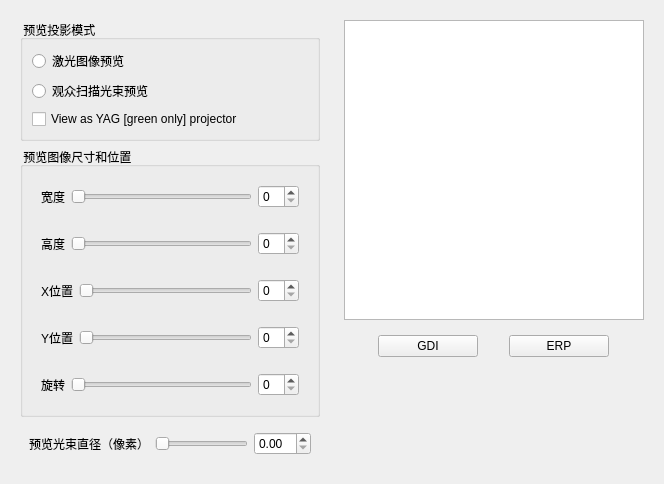
         <widget class="QWidget" name="tab_2">
          <attribute name="title">
           <string>预览</string>
          </attribute>
          <layout class="QHBoxLayout" name="horizontalLayout_11">
           <item>
            <widget class="QWidget" name="widget_19" native="true">
             <layout class="QVBoxLayout" name="verticalLayout_13">
              <item>
               <widget class="QGroupBox" name="groupBox_7">
                <property name="minimumSize">
                 <size>
                  <width>300</width>
                  <height>0</height>
                 </size>
                </property>
                <property name="title">
                 <string> 预览投影模式</string>
                </property>
                <layout class="QVBoxLayout" name="verticalLayout_14">
                 <item>
                  <widget class="QRadioButton" name="radioButton">
                   <property name="text">
                    <string>激光图像预览</string>
                   </property>
                  </widget>
                 </item>
                 <item>
                  <widget class="QRadioButton" name="radioButton_2">
                   <property name="text">
                    <string>观众扫描光束预览</string>
                   </property>
                  </widget>
                 </item>
                 <item>
                  <widget class="QCheckBox" name="checkBox">
                   <property name="text">
                    <string>View as YAG [green only] projector</string>
                   </property>
                  </widget>
                 </item>
                </layout>
               </widget>
              </item>
              <item>
               <widget class="QGroupBox" name="groupBox_8">
                <property name="title">
                 <string> 预览图像尺寸和位置</string>
                </property>
                <layout class="QVBoxLayout" name="verticalLayout_15">
                 <item>
                  <widget class="QWidget" name="widget_21" native="true">
                   <layout class="QHBoxLayout" name="horizontalLayout_13">
                    <item>
                     <widget class="QLabel" name="label_4">
                      <property name="text">
                       <string>宽度</string>
                      </property>
                     </widget>
                    </item>
                    <item>
                     <widget class="QSlider" name="horizontalSlider_3">
                      <property name="orientation">
                       <enum>Qt::Horizontal</enum>
                      </property>
                     </widget>
                    </item>
                    <item>
                     <widget class="QSpinBox" name="spinBox"/>
                    </item>
                   </layout>
                  </widget>
                 </item>
                 <item>
                  <widget class="QWidget" name="widget_22" native="true">
                   <layout class="QHBoxLayout" name="horizontalLayout_14">
                    <item>
                     <widget class="QLabel" name="label_5">
                      <property name="text">
                       <string>高度</string>
                      </property>
                     </widget>
                    </item>
                    <item>
                     <widget class="QSlider" name="horizontalSlider_4">
                      <property name="orientation">
                       <enum>Qt::Horizontal</enum>
                      </property>
                     </widget>
                    </item>
                    <item>
                     <widget class="QSpinBox" name="spinBox_2"/>
                    </item>
                   </layout>
                  </widget>
                 </item>
                 <item>
                  <widget class="QWidget" name="widget_23" native="true">
                   <layout class="QHBoxLayout" name="horizontalLayout_15">
                    <item>
                     <widget class="QLabel" name="label_6">
                      <property name="text">
                       <string>X位置</string>
                      </property>
                     </widget>
                    </item>
                    <item>
                     <widget class="QSlider" name="horizontalSlider_5">
                      <property name="orientation">
                       <enum>Qt::Horizontal</enum>
                      </property>
                     </widget>
                    </item>
                    <item>
                     <widget class="QSpinBox" name="spinBox_3"/>
                    </item>
                   </layout>
                  </widget>
                 </item>
                 <item>
                  <widget class="QWidget" name="widget_24" native="true">
                   <layout class="QHBoxLayout" name="horizontalLayout_16">
                    <item>
                     <widget class="QLabel" name="label_7">
                      <property name="text">
                       <string>Y位置</string>
                      </property>
                     </widget>
                    </item>
                    <item>
                     <widget class="QSlider" name="horizontalSlider_6">
                      <property name="orientation">
                       <enum>Qt::Horizontal</enum>
                      </property>
                     </widget>
                    </item>
                    <item>
                     <widget class="QSpinBox" name="spinBox_4"/>
                    </item>
                   </layout>
                  </widget>
                 </item>
                 <item>
                  <widget class="QWidget" name="widget_25" native="true">
                   <layout class="QHBoxLayout" name="horizontalLayout_17">
                    <item>
                     <widget class="QLabel" name="label_8">
                      <property name="text">
                       <string>旋转</string>
                      </property>
                     </widget>
                    </item>
                    <item>
                     <widget class="QSlider" name="horizontalSlider_7">
                      <property name="orientation">
                       <enum>Qt::Horizontal</enum>
                      </property>
                     </widget>
                    </item>
                    <item>
                     <widget class="QSpinBox" name="spinBox_5"/>
                    </item>
                   </layout>
                  </widget>
                 </item>
                </layout>
               </widget>
              </item>
              <item>
               <widget class="QWidget" name="widget_20" native="true">
                <layout class="QHBoxLayout" name="horizontalLayout_18">
                 <item>
                  <widget class="QLabel" name="label_9">
                   <property name="text">
                    <string>预览光束直径（像素）</string>
                   </property>
                  </widget>
                 </item>
                 <item>
                  <widget class="QSlider" name="horizontalSlider_8">
                   <property name="orientation">
                    <enum>Qt::Horizontal</enum>
                   </property>
                  </widget>
                 </item>
                 <item>
                  <widget class="QDoubleSpinBox" name="doubleSpinBox_3"/>
                 </item>
                </layout>
               </widget>
              </item>
             </layout>
            </widget>
           </item>
           <item>
            <widget class="QWidget" name="widget_17" native="true">
             <layout class="QVBoxLayout" name="verticalLayout_12">
              <item>
               <widget class="QGraphicsView" name="graphicsView_2">
                <property name="minimumSize">
                 <size>
                  <width>300</width>
                  <height>300</height>
                 </size>
                </property>
                <property name="maximumSize">
                 <size>
                  <width>300</width>
                  <height>300</height>
                 </size>
                </property>
               </widget>
              </item>
              <item>
               <widget class="QWidget" name="widget_18" native="true">
                <property name="maximumSize">
                 <size>
                  <width>300</width>
                  <height>16777215</height>
                 </size>
                </property>
                <layout class="QHBoxLayout" name="horizontalLayout_12">
                 <item>
                  <widget class="QPushButton" name="pushButton_30">
                   <property name="minimumSize">
                    <size>
                     <width>100</width>
                     <height>0</height>
                    </size>
                   </property>
                   <property name="maximumSize">
                    <size>
                     <width>100</width>
                     <height>16777215</height>
                    </size>
                   </property>
                   <property name="text">
                    <string>GDI</string>
                   </property>
                  </widget>
                 </item>
                 <item>
                  <widget class="QPushButton" name="pushButton_31">
                   <property name="maximumSize">
                    <size>
                     <width>100</width>
                     <height>16777215</height>
                    </size>
                   </property>
                   <property name="text">
                    <string>ERP</string>
                   </property>
                  </widget>
                 </item>
                </layout>
               </widget>
              </item>
              <item>
               <spacer name="verticalSpacer">
                <property name="orientation">
                 <enum>Qt::Vertical</enum>
                </property>
                <property name="sizeHint" stdset="0">
                 <size>
                  <width>20</width>
                  <height>40</height>
                 </size>
                </property>
               </spacer>
              </item>
             </layout>
            </widget>
           </item>
          </layout>
         </widget>
